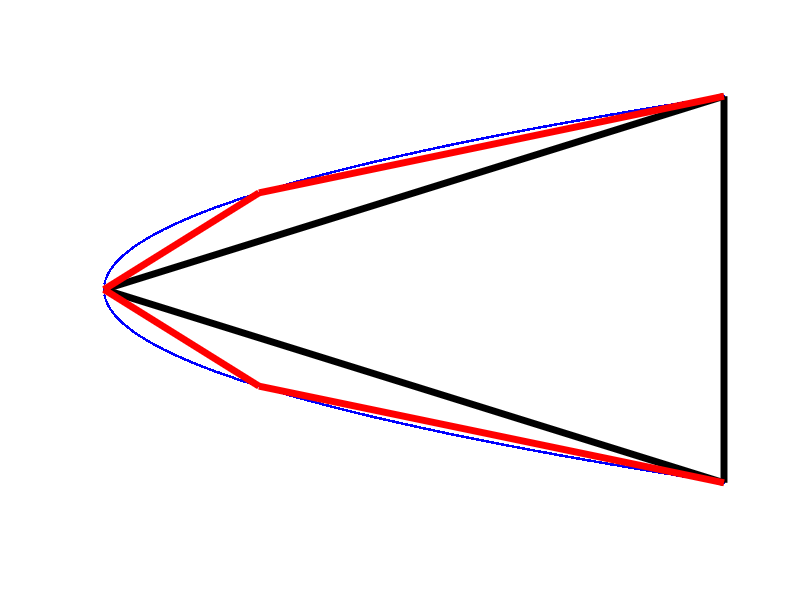

Source code (MATLAB):
Destra = 10;
Res = 1000;
Spessore = 5;

x = linspace(0,Destra,Res);
y = sqrt(x);
Alto = y(end);

X = [x, x];
Y = [y, -y];

Immagine = figure("visible","off");
hold on;
axis off;
plot(X,Y,".b");
plot([0, Destra, Destra, 0], [0, Alto,-Alto,0], "-k", "linewidth", Spessore);
plot([0, Destra/4, Destra], [0, sqrt(Destra)/2,Alto], "-r", "linewidth", Spessore);
plot([0, Destra/4, Destra], [0, -sqrt(Destra)/2,-Alto], "-r", "linewidth", Spessore);
print("Immagine_Archimede_QuadraturaParabola.png");
